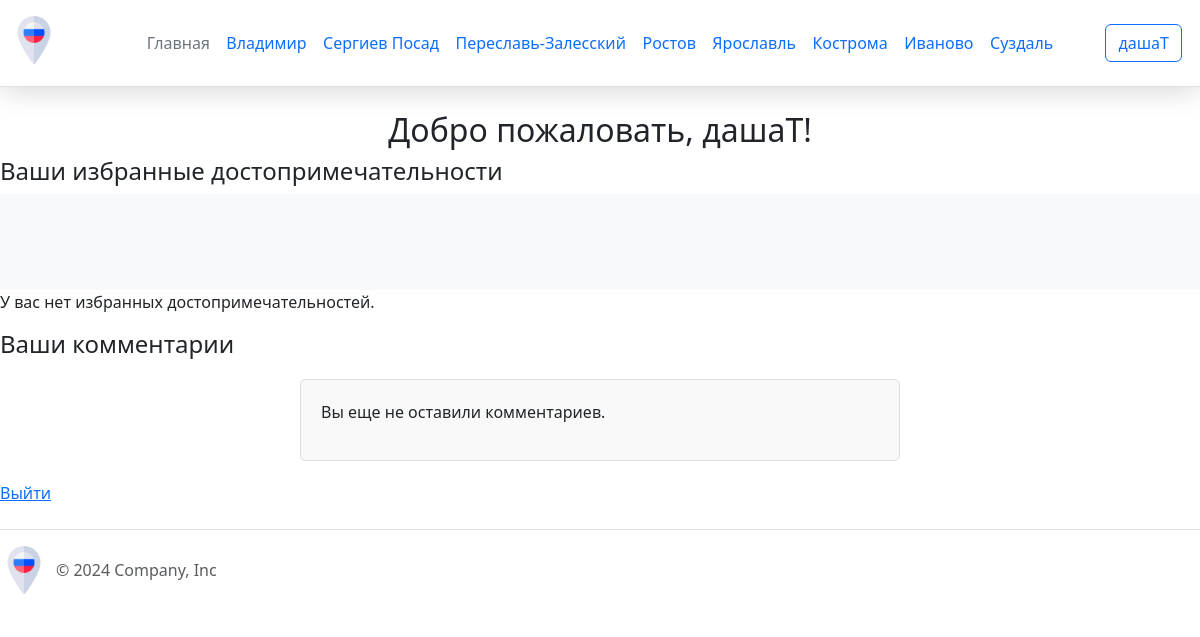
The page /lk (signed in) on the database as committed earlier.
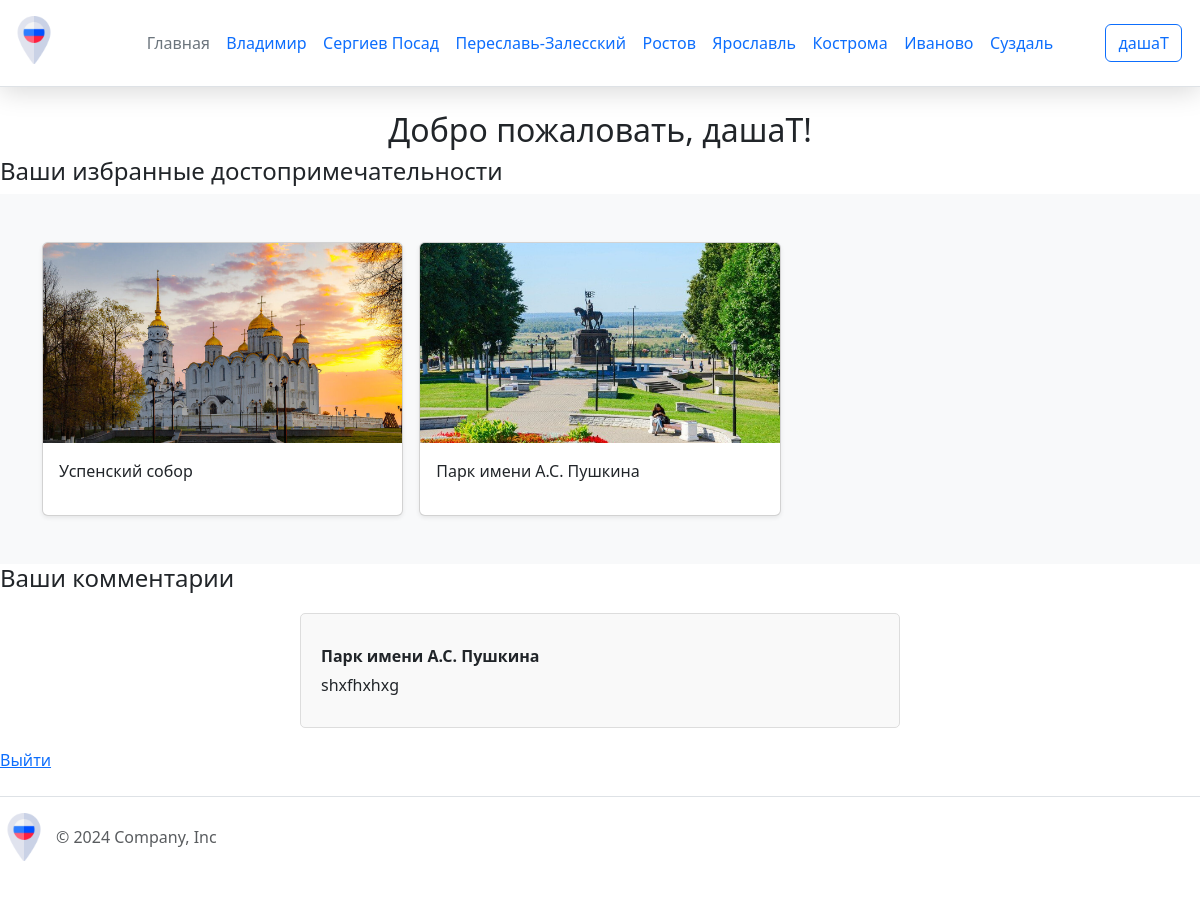
The same page on the database as committed later.
### app.py (models this page shows)
class City(db.Model):
    city_id = db.Column(db.Integer, primary_key=True)
    city_name = db.Column(db.String(20), nullable=False)
    photo = db.Column(db.LargeBinary, nullable=False)
    description = db.Column(db.Text, nullable=False)

class Attraction(db.Model):
    attraction_id = db.Column(db.Integer, primary_key=True)
    attraction_name = db.Column(db.String(50), nullable=False)
    photo = db.Column(db.LargeBinary, nullable=False)
    description = db.Column(db.Text, nullable=False)
    attraction_type = db.Column(db.String(80), nullable=False)
    city_id = db.Column(db.Integer, db.ForeignKey('city.city_id'), nullable=False)
    latitude = db.Column(db.Float, nullable=True)  # Широта
    longitude = db.Column(db.Float, nullable=True) # Долгота

class Feedback(db.Model):
    feedback_id = db.Column(db.Integer, primary_key=True)
    comment = db.Column(db.String(100), nullable=False)
    user_id = db.Column(db.Integer, db.ForeignKey('user.user_id'), nullable=False)
    attraction_id = db.Column(db.Integer, db.ForeignKey('attraction.attraction_id'), nullable=False)

### app.py (the view)
@app.route("/lk")
@login_required
def lk():
    favorites = Favourite.query.filter_by(user_id=current_user.user_id).all()
    favorite_attractions = []
    for favorite in favorites:
        attraction = Attraction.query.get(favorite.attraction_id)
        if attraction:
            favorite_attractions.append(attraction)
    user_comments = Feedback.query.filter_by(user_id=current_user.user_id).all()  # Получаем все комментарии пользователя
    comments_list = []
    for comment in user_comments:
        comments_list.append({
            'attraction_name': get_attraction_name(comment.attraction_id),  # Функция для получения названия достопримечательности
            'text': comment.comment,
        })
    return render_template('lk.html', name=current_user.name, favorites=favorite_attractions, user_comments=comments_list)

### app.py (called while the page is built)
@app.context_processor
def inject_cities():
    cities = City.query.all()
    return dict(cities=cities)

@login_manager.user_loader
def load_user(user_id):
    return User.query.get(int(user_id))

def get_attraction_name(attraction_id):
    attraction = Attraction.query.get(attraction_id)
    return attraction.attraction_name if attraction else "Неизвестно"

### templates/lk.html (shortened to what this page needs)
{% extends 'base.html' %}
{% block content %}
<h2>Добро пожаловать, {{ name }}!</h2>
<h4>Ваши избранные достопримечательности</h4>
<div class="album py-5 bg-body-tertiary">
<div class="container">
 <div class="row row-cols-1 row-cols-sm-2 row-cols-md-3 g-3">
{% for attraction in favorites %}
<div class="col">
    <div class="card shadow-sm">
        <img src="{{ url_for('static', filename='img/' + attraction.photo) }}" class="card-img-top" alt="{{ attraction.attraction_name }}">
        <div class="card-body">
            <p class="card-text">{{ attraction.attraction_name }}</p>
        </div>
    </div>
</div>
{% endfor %}
</div>
</div>
</div>
{% if not favorites %}
    <p>У вас нет избранных достопримечательностей.</p>
{% endif %}
<h4>Ваши комментарии</h4>
<div class="comments-section">
    {% if user_comments %}
    {% for comment in user_comments %}
    <div class="comment">
      <div class="comment-username">{{ comment.attraction_name }}</div>
      <div class="comment-text">{{ comment.text }} </div>
    </div>
  {% endfor %}
    {% else %}
        <p>Вы еще не оставили комментариев.</p>
    {% endif %}
</div>
<a href="{{ url_for('logout') }}">Выйти</a>
{% endblock %}

### templates/base.html (shortened to what this page needs)
<!DOCTYPE html>
<html lang="en">
<head>
    <link href="https://cdn.jsdelivr.net/npm/bootstrap@5.3.3/dist/css/bootstrap.min.css" rel="stylesheet">
    <link rel="stylesheet" href="https://cdnjs.cloudflare.com/ajax/libs/font-awesome/6.2.0/css/all.min.css" />
    <link rel="stylesheet" href="https://cdn.jsdelivr.net/npm/sweetalert2@11/dist/sweetalert2.min.css">
    <link rel="stylesheet" href="{{url_for('static', filename='css/main.css')}}">
</head>
<body>
    <div class="page">
        <header class="d-flex flex-wrap align-items-center justify-content-center justify-content-md-between py-3 mb-4 border-bottom">
          <div class="col-md-3 mb-2 mb-md-0">
            <a href="/" class="d-inline-flex link-body-emphasis text-decoration-none">
              <img class="header__img" src="{{ url_for('static', filename='img/russia.png') }}" alt="russia">
            </a>
          </div>
          <div class="col-md-6 mb-0 mb-md-0 d-flex justify-content-center">
            <ul class="nav col-12 col-md-auto mb-2 justify-content-center mb-md-0">
              <li><a href="{{ url_for('index') }}" class="nav-link px-2 link-secondary">Главная</a></li>
              {% for city in cities %}
                <li class="nav-item">
                  <a class="nav-link" href="{{ url_for('city_detail', city_id=city.city_id) }}">{{ city.city_name }}</a>
                </li>
              {% endfor %}
            </ul>
          </div>
          <div class="col-md-3 text-end">
            {% if current_user.is_authenticated %}
                <a href="{{ url_for('lk') }}">
                    <button type="button" class="btn btn-outline-primary me-2">{{ current_user.name }}</button>
                </a>
            {% else %}
                <a href="{{ url_for('login') }}">
                    <button type="button" class="btn btn-outline-primary me-2">Войти</button>
                </a>
            {% endif %}
        </div>
        </header>
        <div class="content">
            {% block content %}{% endblock %}
        </div>
        <footer class="d-flex flex-wrap justify-content-between align-items-center py-3 my-4 border-top">
            <div class="col-md-4 d-flex align-items-center">
              <a href="/" class="mb-3 me-2 mb-md-0 text-body-secondary text-decoration-none lh-1">
                <img class="header__img" src="{{ url_for('static', filename='img/russia.png') }}" alt="russia">
              </a>
              <span class="mb-3 mb-md-0 text-body-secondary">© 2024 Company, Inc</span>
            </div>
          </footer>
</body>
</html>

Rows that differ between the two databases and show on the page:
now on this page (row unchanged): Attraction: photo (picture), attraction_name "Успенский собор"
now on this page (row unchanged): Attraction: photo (picture), attraction_name "Парк имени А.С. Пушкина", attraction_name "Парк имени А.С. Пушкина"
added Feedback: text "shxfhxhxg"
Other text that changed with them:
text no longer shown: "У вас нет избранных достопримечательностей. Вы еще не оставили комментариев."
